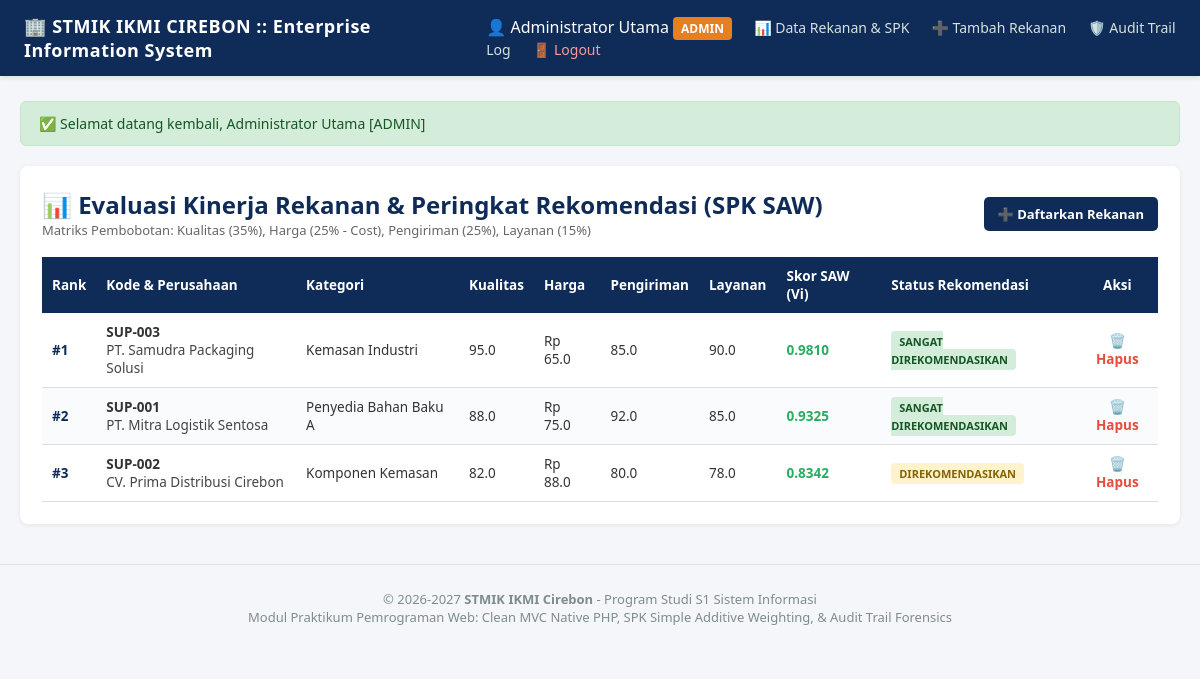
/index.php?controller=supplier&action=index (signed in), run on the app's committed database.
### tables this page shows
CREATE TABLE IF NOT EXISTS `suppliers` (
    `id` INT AUTO_INCREMENT PRIMARY KEY,
    `kode_supplier` VARCHAR(20) NOT NULL UNIQUE,
    `nama_perusahaan` VARCHAR(150) NOT NULL,
    `kategori_produk` VARCHAR(100) NOT NULL,
    `kriteria_kualitas` DECIMAL(5,2) NOT NULL COMMENT 'Skala 1 - 100 (Benefit)',
    `kriteria_harga` DECIMAL(5,2) NOT NULL COMMENT 'Skala 1 - 100 (Cost / Efisiensi Harga)',
    `kriteria_pengiriman` DECIMAL(5,2) NOT NULL COMMENT 'Skala 1 - 100 (Benefit / Ketepatan Waktu)',
    `kriteria_layanan` DECIMAL(5,2) NOT NULL COMMENT 'Skala 1 - 100 (Benefit / Responsivitas)',
    `status_rekanan` ENUM('Aktif', 'Evaluasi', 'Nonaktif') NOT NULL DEFAULT 'Evaluasi',
    `created_by` INT NOT NULL,
    `created_at` TIMESTAMP DEFAULT CURRENT_TIMESTAMP,
    FOREIGN KEY (`created_by`) REFERENCES `users`(`id`) ON DELETE RESTRICT
);

### config/Database.php (called while the page is built, shortened)
<?php
class Database {
    private static ?PDO $instance = null;
    private static string $host = '127.0.0.1';
    private static string $user = 'root';
    private static string $pass = '';
    private static string $name = 'mini_project_si';
    private static string $port = '3306';
    private static function initEnv(): void {
        $envFile = __DIR__ . '/../../config/env.php';
    }
    public static function getConnection(): PDO {
        if (self::$instance === null) {
            $dsn = 'mysql:host=' . self::$host . ';port=' . self::$port . ';dbname=' . self::$name . ';charset=utf8mb4';
            $options = [
                PDO::ATTR_ERRMODE            => PDO::ERRMODE_EXCEPTION,
                PDO::ATTR_DEFAULT_FETCH_MODE => PDO::FETCH_ASSOC,
                PDO::ATTR_EMULATE_PREPARES   => false,
            ];
            try {
                self::$instance = new PDO($dsn, self::$user, self::$pass, $options);
            } catch (PDOException $e) {
                error_log('Database Connection Error: ' . $e->getMessage());
                die('<div style="font-family:sans-serif;max-width:600px;margin:40px auto;padding:24px;border-radius:12px;background:#fef2f2;border:1px solid #fecaca;color:#991b1b;">'
                    . '<h3 style="margin-top:0;">⚠️ Koneksi Basis Data Gagal</h3>'
                    . '<p>' . htmlspecialchars($e->getMessage()) . '</p>'
                    . '<p><a href="../../setup_database.php" style="display:inline-block;padding:8px 16px;background:#dc2626;color:#fff;text-decoration:none;border-radius:6px;font-weight:600;">Jalankan Setup Database Otomatis</a></p>'
                    . '</div>');
            }
        }
        return self::$instance;
    }
}

### controllers/SupplierController.php (called while the page is built, shortened)
<?php
require_once __DIR__ . '/../core/Controller.php';
class SupplierController extends Controller {
    private $supplierModel;
    public function __construct() {
        $this->supplierModel = $this->model('Supplier');
    }
    public function index(): void {
        $rawSuppliers = $this->supplierModel->getAll();
        $rankedSuppliers = $this->supplierModel->calculateSAW($rawSuppliers);
        $this->view('supplier/index', [
            'suppliers' => $rankedSuppliers,
            'total'     => count($rawSuppliers)
        ]);
    }
}

### models/Supplier.php (called while the page is built, shortened)
<?php
require_once __DIR__ . '/../config/Database.php';
class Supplier {
    private PDO $db;
    public function __construct() {
        $this->db = Database::getConnection();
    }
    public function getAll(): array {
        $sql = 'SELECT s.*, u.nama_lengkap AS pembuat FROM suppliers s
                LEFT JOIN users u ON s.created_by = u.id ORDER BY s.id ASC';
        return $this->db->query($sql)->fetchAll();
    }
}

### views/supplier/index.php (the view)
<div class="card">
    <div style="display: flex; justify-content: space-between; align-items: center; margin-bottom: 18px;">
        <div>
            <h2 style="color: #0f2c59;">📊 Evaluasi Kinerja Rekanan & Peringkat Rekomendasi (SPK SAW)</h2>
            <p style="font-size: 13px; color: #666;">Matriks Pembobotan: Kualitas (35%), Harga (25% - Cost), Pengiriman (25%), Layanan (15%)</p>
        </div>
        <?php if (in_array($_SESSION['user_role'], ['admin', 'manager'])): ?>
            <a href="index.php?controller=supplier&action=create" style="background: #0f2c59; color: #fff; padding: 8px 14px; text-decoration: none; border-radius: 5px; font-size: 13px; font-weight: bold;">➕ Daftarkan Rekanan</a>
        <?php endif; ?>
    </div>
    <table style="width: 100%; border-collapse: collapse; font-size: 13.5px;">
        <thead>
            <tr style="background-color: #0f2c59; color: #fff; text-align: left;">
                <th style="padding: 10px;">Rank</th>
                <th style="padding: 10px;">Kode & Perusahaan</th>
                <th style="padding: 10px;">Kategori</th>
                <th style="padding: 10px;">Kualitas</th>
                <th style="padding: 10px;">Harga</th>
                <th style="padding: 10px;">Pengiriman</th>
                <th style="padding: 10px;">Layanan</th>
                <th style="padding: 10px;">Skor SAW (Vi)</th>
                <th style="padding: 10px;">Status Rekomendasi</th>
                <?php if ($_SESSION['user_role'] === 'admin'): ?>
                    <th style="padding: 10px; text-align: center;">Aksi</th>
                <?php endif; ?>
            </tr>
        </thead>
        <tbody>
            <?php if (empty($suppliers)): ?>
                <tr><td colspan="10" style="text-align: center; padding: 20px; color: #999;">Belum ada data supplier yang terdaftar.</td></tr>
            <?php else: ?>
                <?php foreach ($suppliers as $idx => $s): ?>
                    <tr style="border-bottom: 1px solid #ddd; background: <?= ($idx % 2 === 0) ? '#ffffff' : '#f9fbfd' ?>;">
                        <td style="padding: 10px; font-weight: bold; color: #0f2c59;">#<?= $idx + 1 ?></td>
                        <td style="padding: 10px;">
                            <b><?= htmlspecialchars($s['kode_supplier']) ?></b><br>
                            <span style="color: #444;"><?= htmlspecialchars($s['nama_perusahaan']) ?></span>
                        </td>
                        <td style="padding: 10px;"><?= htmlspecialchars($s['kategori_produk']) ?></td>
                        <td style="padding: 10px;"><?= number_format($s['kriteria_kualitas'], 1) ?></td>
                        <td style="padding: 10px;">Rp <?= number_format($s['kriteria_harga'], 1) ?></td>
                        <td style="padding: 10px;"><?= number_format($s['kriteria_pengiriman'], 1) ?></td>
                        <td style="padding: 10px;"><?= number_format($s['kriteria_layanan'], 1) ?></td>
                        <td style="padding: 10px; font-weight: bold; color: #27ae60;"><?= number_format($s['saw_score'], 4) ?></td>
                        <td style="padding: 10px;">
                            <span style="padding: 3px 8px; border-radius: 4px; font-size: 11px; font-weight: bold; background: <?= ($s['saw_score'] >= 0.85) ? '#d4edda; color: #155724' : (($s['saw_score'] >= 0.70) ? '#fff3cd; color: #856404' : '#f8d7da; color: #721c24') ?>;">
                                <?= htmlspecialchars($s['saw_grade']) ?>
                            </span>
                        </td>
                        <?php if ($_SESSION['user_role'] === 'admin'): ?>
                            <td style="padding: 10px; text-align: center;">
                                <a href="index.php?controller=supplier&action=delete&id=<?= (int)$s['id'] ?>" onclick="return confirm('Konfirmasi: Hapus data rekanan ini?')" style="color: #e74c3c; text-decoration: none; font-weight: bold;">🗑️ Hapus</a>
                            </td>
                        <?php endif; ?>
                    </tr>
                <?php endforeach; ?>
            <?php endif; ?>
        </tbody>
    </table>
</div>

### index.php (shortened to what this page needs)
<?php
$controllerName = isset($_GET['controller']) ? ucfirst(strtolower($_GET['controller'])) . 'Controller' : 'SupplierController';
$actionName     = isset($_GET['action']) ? strtolower($_GET['action']) : 'index';
$controllerFile = __DIR__ . '/controllers/' . $controllerName . '.php';
if (file_exists($controllerFile)) {
    $controller = new $controllerName();
    if (method_exists($controller, $actionName)) {
        $controller->$actionName();
    } else {
        http_response_code(404);
        die('Aksi ' . htmlspecialchars($actionName) . ' tidak ditemukan pada ' . htmlspecialchars($controllerName) . '!');
    }
} else {
    http_response_code(404);
    die('Pengendali ' . htmlspecialchars($controllerName) . ' tidak ditemukan dalam arsitektur aplikasi!');
}

### core/Controller.php (shortened to what this page needs)
<?php
class Controller {
    public function model(string $modelName) {
        $filePath = __DIR__ . '/../models/' . $modelName . '.php';
        if (file_exists($filePath)) {
            return new $modelName();
        }
        die('Model ' . htmlspecialchars($modelName) . ' tidak ditemukan!');
    }
    public function view(string $viewPath, array $data = []): void {
        extract($data);
        $headerFile = __DIR__ . '/../views/layout/header.php';
        $targetFile = __DIR__ . '/../views/' . $viewPath . '.php';
        $footerFile = __DIR__ . '/../views/layout/footer.php';
        if (file_exists($targetFile)) {
            require_once $headerFile;
            require_once $targetFile;
            require_once $footerFile;
        } else {
            die('Berkas view ' . htmlspecialchars($viewPath) . ' tidak ditemukan!');
        }
    }
}

### views/layout/header.php (shortened to what this page needs)
<!DOCTYPE html>
<html lang="id">
<head>
</head>
<body>
<div class="navbar">
    <div class="navbar-brand">🏢 STMIK IKMI CIREBON :: Enterprise Information System</div>
    <div class="navbar-nav">
        <?php if (isset($_SESSION['user_id'])): ?>
            <span>👤 <?= htmlspecialchars($_SESSION['nama_lengkap']) ?> <span class="badge-role"><?= strtoupper($_SESSION['user_role']) ?></span></span>
            <a href="index.php?controller=supplier&action=index">📊 Data Rekanan & SPK</a>
            <?php if (in_array($_SESSION['user_role'], ['admin', 'manager'])): ?>
                <a href="index.php?controller=supplier&action=create">➕ Tambah Rekanan</a>
            <?php endif; ?>
            <a href="index.php?controller=audit&action=index">🛡️ Audit Trail Log</a>
            <a href="index.php?controller=auth&action=logout" style="color: #ff9999;">🚪 Logout</a>
        <?php else: ?>
            <a href="index.php?controller=auth&action=login">🔑 Login Portal</a>
        <?php endif; ?>
    </div>
</div>
<div class="container">
    <?php if (!empty($_SESSION['flash_success'])): ?>
        <div class="alert alert-success">✅ <?= htmlspecialchars($_SESSION['flash_success']); unset($_SESSION['flash_success']); ?></div>
    <?php endif; ?>

### views/layout/footer.php
</div>
<div style="text-align: center; padding: 25px 0; color: #7f8c8d; font-size: 13px; border-top: 1px solid #e0e0e0; margin-top: 40px;">
    <p>&copy; 2026-2027 <b>STMIK IKMI Cirebon</b> - Program Studi S1 Sistem Informasi</p>
    <p>Modul Praktikum Pemrograman Web: Clean MVC Native PHP, SPK Simple Additive Weighting, & Audit Trail Forensics</p>
</div>
</body>
</html>

### views/layout/header.php (style rules this page uses)
* { box-sizing: border-box; margin: 0; padding: 0; font-family: 'Segoe UI', Tahoma, Geneva, Verdana, sans-serif; }
body { background-color: #f4f6f9; color: #333; }
.navbar { background-color: #0f2c59; color: #fff; padding: 14px 24px; display: flex; justify-content: space-between; align-items: center; box-shadow: 0 2px 5px rgba(0,0,0,0.1); }
.navbar-brand { font-size: 18px; font-weight: bold; letter-spacing: 0.5px; }
.navbar-nav a { color: #d8e2dc; text-decoration: none; margin-left: 18px; font-size: 14px; font-weight: 500; }
.container { max-width: 1200px; margin: 25px auto; padding: 0 20px; }
.badge-role { background-color: #e67e22; color: #fff; padding: 3px 8px; border-radius: 4px; font-size: 12px; font-weight: bold; }
.alert { padding: 12px 18px; border-radius: 6px; margin-bottom: 20px; font-size: 14px; }
.alert-success { background-color: #d4edda; color: #155724; border: 1px solid #c3e6cb; }
.card { background: #fff; border-radius: 8px; box-shadow: 0 1px 4px rgba(0,0,0,0.08); padding: 22px; margin-bottom: 25px; }

### data on the page
suppliers: kode_supplier "SUP-003", nama_perusahaan "PT. Samudra Packaging Solusi", kategori_produk "Kemasan Industri", kriteria_kualitas "95.0", kriteria_harga "65.0", kriteria_pengiriman "85.0", kriteria_layanan "90.0", saw_score "0.9810", saw_grade "SANGAT DIREKOMENDASIKAN"
suppliers: kode_supplier "SUP-001", nama_perusahaan "PT. Mitra Logistik Sentosa", kategori_produk "Penyedia Bahan Baku A", kriteria_kualitas "88.0", kriteria_harga "75.0", kriteria_pengiriman "92.0", kriteria_layanan "85.0", saw_score "0.9325", saw_grade "SANGAT DIREKOMENDASIKAN"
suppliers: kode_supplier "SUP-002", nama_perusahaan "CV. Prima Distribusi Cirebon", kategori_produk "Komponen Kemasan", kriteria_kualitas "82.0", kriteria_harga "88.0", kriteria_pengiriman "80.0", kriteria_layanan "78.0", saw_score "0.8342", saw_grade "DIREKOMENDASIKAN"

### other printed values
$_SESSION['nama_lengkap'] "Administrator Utama"
$_SESSION['user_role'] "ADMIN"
$_SESSION['flash_success'] "Selamat datang kembali, Administrator Utama [ADMIN]"
